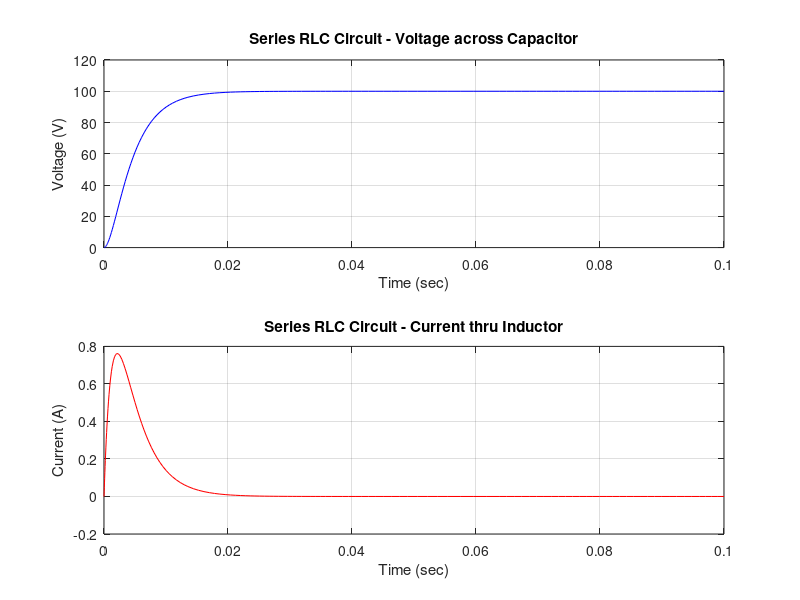

Write MATLAB code to recreate this figure.
%Numerical State Space Solution
%Author: Berin Balje 

%% Pararameters
T = 0.1;           % Simulation Time..
x0 =  [0; 0];      % Initial Conditions
tspan = [0, T];    % Time span 

R = 100;               
L = 100e-3;           
C = 50e-6;            
Vi = 100;             % Input Voltage

%% RLC Circuit Dynamic - State-Space Model

% y(1) = d (I_ind);    y(2) = d (V_cap);
%        /dt               /dt
y =@(t,x) [-R/L, -1/L; 1/C, 0]*x + [1/L; 0]*Vi;

%% ODE Solver 
[t, x] = ode45(@(t,x) y(t,x), tspan, x0); 

% Plot Current thru Inductor & Voltage across Capacitor
I_ind = x(:,1);    V_cap = x(:,2);

subplot(2,1,1);
plot(t, V_cap, 'b', 'linewidth',0.75); 
grid on;
title('Series RLC Circuit - Voltage across Capacitor'); 
xlabel('Time (sec)');
ylabel('Voltage (V)');
    
subplot(2,1,2);
plot(t, I_ind, 'r', 'linewidth',0.75);
grid on;
title('Series RLC Circuit - Current thru Inductor'); 
xlabel('Time (sec)');
ylabel('Current (A)');